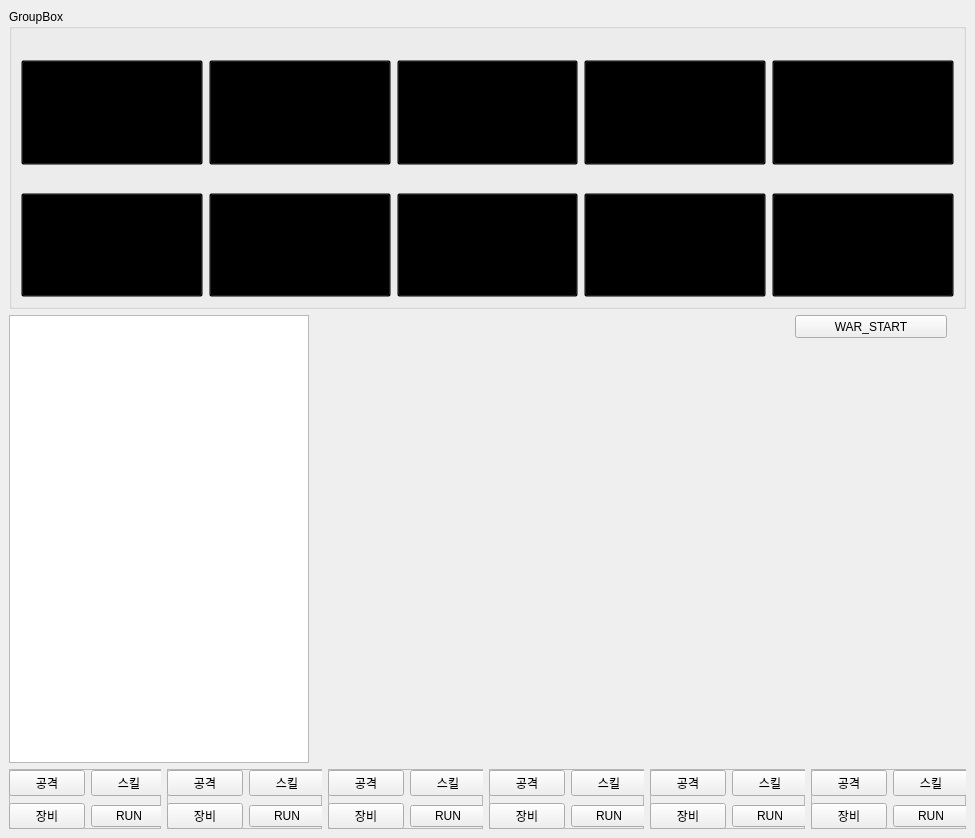
<?xml version="1.0" encoding="UTF-8"?>
<ui version="4.0">
 <class>MainWindow</class>
 <widget class="QMainWindow" name="MainWindow">
  <property name="geometry">
   <rect>
    <x>0</x>
    <y>0</y>
    <width>975</width>
    <height>838</height>
   </rect>
  </property>
  <property name="windowTitle">
   <string>MainWindow</string>
  </property>
  <widget class="QWidget" name="centralwidget">
   <layout class="QGridLayout" name="gridLayout">
    <item row="2" column="0">
     <layout class="QHBoxLayout" name="horizontalLayout_9">
      <property name="sizeConstraint">
       <enum>QLayout::SetDefaultConstraint</enum>
      </property>
      <item>
       <widget class="QTextEdit" name="battle_dialog">
        <property name="sizePolicy">
         <sizepolicy hsizetype="MinimumExpanding" vsizetype="MinimumExpanding">
          <horstretch>0</horstretch>
          <verstretch>0</verstretch>
         </sizepolicy>
        </property>
        <property name="minimumSize">
         <size>
          <width>250</width>
          <height>447</height>
         </size>
        </property>
        <property name="maximumSize">
         <size>
          <width>300</width>
          <height>500</height>
         </size>
        </property>
       </widget>
      </item>
      <item>
       <widget class="QWidget" name="widget" native="true">
        <widget class="QLabel" name="black_wizard_lb">
         <property name="geometry">
          <rect>
           <x>420</x>
           <y>330</y>
           <width>111</width>
           <height>121</height>
          </rect>
         </property>
         <property name="sizePolicy">
          <sizepolicy hsizetype="MinimumExpanding" vsizetype="MinimumExpanding">
           <horstretch>0</horstretch>
           <verstretch>0</verstretch>
          </sizepolicy>
         </property>
         <property name="minimumSize">
          <size>
           <width>100</width>
           <height>100</height>
          </size>
         </property>
         <property name="styleSheet">
          <string notr="true"/>
         </property>
         <property name="text">
          <string/>
         </property>
         <property name="pixmap">
          <pixmap>../../../레전드 오브 복이/레전드오브복이_수호대/PNG/Mage/Walk/walk1.png</pixmap>
         </property>
         <property name="margin">
          <number>-12</number>
         </property>
        </widget>
        <widget class="QLabel" name="swordsman_lb">
         <property name="geometry">
          <rect>
           <x>220</x>
           <y>330</y>
           <width>111</width>
           <height>121</height>
          </rect>
         </property>
         <property name="sizePolicy">
          <sizepolicy hsizetype="MinimumExpanding" vsizetype="MinimumExpanding">
           <horstretch>0</horstretch>
           <verstretch>0</verstretch>
          </sizepolicy>
         </property>
         <property name="minimumSize">
          <size>
           <width>100</width>
           <height>100</height>
          </size>
         </property>
         <property name="styleSheet">
          <string notr="true"/>
         </property>
         <property name="text">
          <string/>
         </property>
         <property name="pixmap">
          <pixmap>../../../레전드 오브 복이/레전드오브복이_수호대/PNG/Knight/Walk/walk1.png</pixmap>
         </property>
         <property name="margin">
          <number>-12</number>
         </property>
        </widget>
        <widget class="QLabel" name="red_wizard_lb">
         <property name="geometry">
          <rect>
           <x>320</x>
           <y>330</y>
           <width>111</width>
           <height>121</height>
          </rect>
         </property>
         <property name="sizePolicy">
          <sizepolicy hsizetype="MinimumExpanding" vsizetype="Preferred">
           <horstretch>0</horstretch>
           <verstretch>0</verstretch>
          </sizepolicy>
         </property>
         <property name="minimumSize">
          <size>
           <width>100</width>
           <height>100</height>
          </size>
         </property>
         <property name="styleSheet">
          <string notr="true"/>
         </property>
         <property name="text">
          <string/>
         </property>
         <property name="pixmap">
          <pixmap>../../../레전드 오브 복이/레전드오브복이_수호대/PNG/Mage/Walk/walk1.png</pixmap>
         </property>
         <property name="margin">
          <number>-12</number>
         </property>
        </widget>
        <widget class="QLabel" name="archer_lb">
         <property name="geometry">
          <rect>
           <x>120</x>
           <y>332</y>
           <width>111</width>
           <height>111</height>
          </rect>
         </property>
         <property name="sizePolicy">
          <sizepolicy hsizetype="Minimum" vsizetype="Minimum">
           <horstretch>0</horstretch>
           <verstretch>0</verstretch>
          </sizepolicy>
         </property>
         <property name="minimumSize">
          <size>
           <width>100</width>
           <height>100</height>
          </size>
         </property>
         <property name="styleSheet">
          <string notr="true"/>
         </property>
         <property name="text">
          <string/>
         </property>
         <property name="pixmap">
          <pixmap>../../../레전드 오브 복이/레전드오브복이_수호대/PNG/Rogue/Walk/walk1.png</pixmap>
         </property>
         <property name="margin">
          <number>-12</number>
         </property>
        </widget>
        <widget class="QLabel" name="warrior_lb">
         <property name="geometry">
          <rect>
           <x>10</x>
           <y>332</y>
           <width>111</width>
           <height>111</height>
          </rect>
         </property>
         <property name="sizePolicy">
          <sizepolicy hsizetype="Preferred" vsizetype="Preferred">
           <horstretch>0</horstretch>
           <verstretch>0</verstretch>
          </sizepolicy>
         </property>
         <property name="minimumSize">
          <size>
           <width>100</width>
           <height>100</height>
          </size>
         </property>
         <property name="maximumSize">
          <size>
           <width>16777215</width>
           <height>117</height>
          </size>
         </property>
         <property name="styleSheet">
          <string notr="true"/>
         </property>
         <property name="text">
          <string/>
         </property>
         <property name="pixmap">
          <pixmap>../../../레전드 오브 복이/레전드오브복이_수호대/PNG/Knight/Walk/walk1.png</pixmap>
         </property>
         <property name="wordWrap">
          <bool>false</bool>
         </property>
         <property name="margin">
          <number>-12</number>
         </property>
         <property name="indent">
          <number>-1</number>
         </property>
        </widget>
        <widget class="QLabel" name="white_wizard_lb">
         <property name="geometry">
          <rect>
           <x>530</x>
           <y>330</y>
           <width>111</width>
           <height>121</height>
          </rect>
         </property>
         <property name="sizePolicy">
          <sizepolicy hsizetype="MinimumExpanding" vsizetype="MinimumExpanding">
           <horstretch>0</horstretch>
           <verstretch>0</verstretch>
          </sizepolicy>
         </property>
         <property name="minimumSize">
          <size>
           <width>100</width>
           <height>100</height>
          </size>
         </property>
         <property name="styleSheet">
          <string notr="true"/>
         </property>
         <property name="text">
          <string/>
         </property>
         <property name="pixmap">
          <pixmap>../../../레전드 오브 복이/레전드오브복이_수호대/PNG/Mage/Walk/walk1.png</pixmap>
         </property>
         <property name="margin">
          <number>-12</number>
         </property>
        </widget>
        <widget class="QPushButton" name="war_start">
         <property name="geometry">
          <rect>
           <x>480</x>
           <y>0</y>
           <width>152</width>
           <height>23</height>
          </rect>
         </property>
         <property name="text">
          <string>WAR_START</string>
         </property>
        </widget>
       </widget>
      </item>
     </layout>
    </item>
    <item row="3" column="0">
     <layout class="QHBoxLayout" name="btn_layout">
      <property name="sizeConstraint">
       <enum>QLayout::SetMinAndMaxSize</enum>
      </property>
      <item>
       <widget class="QFrame" name="frame_5">
        <property name="sizePolicy">
         <sizepolicy hsizetype="MinimumExpanding" vsizetype="MinimumExpanding">
          <horstretch>0</horstretch>
          <verstretch>0</verstretch>
         </sizepolicy>
        </property>
        <property name="minimumSize">
         <size>
          <width>150</width>
          <height>10</height>
         </size>
        </property>
        <property name="maximumSize">
         <size>
          <width>500</width>
          <height>60</height>
         </size>
        </property>
        <property name="frameShape">
         <enum>QFrame::StyledPanel</enum>
        </property>
        <property name="frameShadow">
         <enum>QFrame::Raised</enum>
        </property>
        <widget class="QWidget" name="layoutWidget_9">
         <property name="geometry">
          <rect>
           <x>0</x>
           <y>0</y>
           <width>158</width>
           <height>61</height>
          </rect>
         </property>
         <layout class="QGridLayout" name="gridLayout_10">
          <item row="0" column="0">
           <widget class="QPushButton" name="pb_atk_warrior">
            <property name="text">
             <string>공격</string>
            </property>
           </widget>
          </item>
          <item row="2" column="0">
           <widget class="QPushButton" name="pb_equip_warrior">
            <property name="text">
             <string>장비</string>
            </property>
           </widget>
          </item>
          <item row="0" column="1">
           <widget class="QPushButton" name="pb_skill_job_warrior">
            <property name="text">
             <string>스킬</string>
            </property>
           </widget>
          </item>
          <item row="2" column="1">
           <widget class="QPushButton" name="pb_run_job_warrior">
            <property name="text">
             <string>RUN</string>
            </property>
           </widget>
          </item>
         </layout>
        </widget>
       </widget>
      </item>
      <item>
       <widget class="QFrame" name="frame_6">
        <property name="sizePolicy">
         <sizepolicy hsizetype="MinimumExpanding" vsizetype="MinimumExpanding">
          <horstretch>0</horstretch>
          <verstretch>0</verstretch>
         </sizepolicy>
        </property>
        <property name="minimumSize">
         <size>
          <width>155</width>
          <height>10</height>
         </size>
        </property>
        <property name="maximumSize">
         <size>
          <width>500</width>
          <height>60</height>
         </size>
        </property>
        <property name="frameShape">
         <enum>QFrame::StyledPanel</enum>
        </property>
        <property name="frameShadow">
         <enum>QFrame::Raised</enum>
        </property>
        <widget class="QWidget" name="layoutWidget_10">
         <property name="geometry">
          <rect>
           <x>0</x>
           <y>0</y>
           <width>158</width>
           <height>61</height>
          </rect>
         </property>
         <layout class="QGridLayout" name="gridLayout_11">
          <item row="0" column="0">
           <widget class="QPushButton" name="pb_atk_archer">
            <property name="text">
             <string>공격</string>
            </property>
           </widget>
          </item>
          <item row="2" column="0">
           <widget class="QPushButton" name="pb_equip_archer">
            <property name="text">
             <string>장비</string>
            </property>
           </widget>
          </item>
          <item row="0" column="1">
           <widget class="QPushButton" name="pb_skill_job_archer">
            <property name="text">
             <string>스킬</string>
            </property>
           </widget>
          </item>
          <item row="2" column="1">
           <widget class="QPushButton" name="pb_run_job_archer">
            <property name="text">
             <string>RUN</string>
            </property>
           </widget>
          </item>
         </layout>
        </widget>
       </widget>
      </item>
      <item>
       <widget class="QFrame" name="frame_7">
        <property name="sizePolicy">
         <sizepolicy hsizetype="MinimumExpanding" vsizetype="MinimumExpanding">
          <horstretch>0</horstretch>
          <verstretch>0</verstretch>
         </sizepolicy>
        </property>
        <property name="minimumSize">
         <size>
          <width>155</width>
          <height>10</height>
         </size>
        </property>
        <property name="maximumSize">
         <size>
          <width>500</width>
          <height>60</height>
         </size>
        </property>
        <property name="frameShape">
         <enum>QFrame::StyledPanel</enum>
        </property>
        <property name="frameShadow">
         <enum>QFrame::Raised</enum>
        </property>
        <widget class="QWidget" name="layoutWidget_11">
         <property name="geometry">
          <rect>
           <x>0</x>
           <y>0</y>
           <width>158</width>
           <height>61</height>
          </rect>
         </property>
         <layout class="QGridLayout" name="gridLayout_12">
          <item row="0" column="0">
           <widget class="QPushButton" name="pb_atk_swordsman">
            <property name="text">
             <string>공격</string>
            </property>
           </widget>
          </item>
          <item row="2" column="0">
           <widget class="QPushButton" name="pb_equip_swordsman">
            <property name="text">
             <string>장비</string>
            </property>
           </widget>
          </item>
          <item row="0" column="1">
           <widget class="QPushButton" name="pb_skill_job_swordsman">
            <property name="text">
             <string>스킬</string>
            </property>
           </widget>
          </item>
          <item row="2" column="1">
           <widget class="QPushButton" name="pb_run_job_swordsman">
            <property name="text">
             <string>RUN</string>
            </property>
           </widget>
          </item>
         </layout>
        </widget>
       </widget>
      </item>
      <item>
       <widget class="QFrame" name="frame_8">
        <property name="sizePolicy">
         <sizepolicy hsizetype="MinimumExpanding" vsizetype="MinimumExpanding">
          <horstretch>0</horstretch>
          <verstretch>0</verstretch>
         </sizepolicy>
        </property>
        <property name="minimumSize">
         <size>
          <width>155</width>
          <height>10</height>
         </size>
        </property>
        <property name="maximumSize">
         <size>
          <width>500</width>
          <height>60</height>
         </size>
        </property>
        <property name="frameShape">
         <enum>QFrame::StyledPanel</enum>
        </property>
        <property name="frameShadow">
         <enum>QFrame::Raised</enum>
        </property>
        <widget class="QWidget" name="layoutWidget_12">
         <property name="geometry">
          <rect>
           <x>0</x>
           <y>0</y>
           <width>158</width>
           <height>61</height>
          </rect>
         </property>
         <layout class="QGridLayout" name="gridLayout_13">
          <item row="0" column="0">
           <widget class="QPushButton" name="pb_atk_wizard_red">
            <property name="text">
             <string>공격</string>
            </property>
           </widget>
          </item>
          <item row="2" column="0">
           <widget class="QPushButton" name="pb_equip_wizard_red">
            <property name="text">
             <string>장비</string>
            </property>
           </widget>
          </item>
          <item row="0" column="1">
           <widget class="QPushButton" name="pb_skill_job_wizard_red">
            <property name="text">
             <string>스킬</string>
            </property>
           </widget>
          </item>
          <item row="2" column="1">
           <widget class="QPushButton" name="pb_run_job_wizard_red">
            <property name="text">
             <string>RUN</string>
            </property>
           </widget>
          </item>
         </layout>
        </widget>
       </widget>
      </item>
      <item>
       <widget class="QFrame" name="frame_9">
        <property name="sizePolicy">
         <sizepolicy hsizetype="MinimumExpanding" vsizetype="MinimumExpanding">
          <horstretch>0</horstretch>
          <verstretch>0</verstretch>
         </sizepolicy>
        </property>
        <property name="minimumSize">
         <size>
          <width>155</width>
          <height>10</height>
         </size>
        </property>
        <property name="maximumSize">
         <size>
          <width>500</width>
          <height>60</height>
         </size>
        </property>
        <property name="frameShape">
         <enum>QFrame::StyledPanel</enum>
        </property>
        <property name="frameShadow">
         <enum>QFrame::Raised</enum>
        </property>
        <widget class="QWidget" name="layoutWidget_13">
         <property name="geometry">
          <rect>
           <x>0</x>
           <y>0</y>
           <width>158</width>
           <height>61</height>
          </rect>
         </property>
         <layout class="QGridLayout" name="gridLayout_14">
          <item row="0" column="0">
           <widget class="QPushButton" name="pb_atk_wizard_black">
            <property name="text">
             <string>공격</string>
            </property>
           </widget>
          </item>
          <item row="2" column="0">
           <widget class="QPushButton" name="pb_equip_wizard__black">
            <property name="text">
             <string>장비</string>
            </property>
           </widget>
          </item>
          <item row="0" column="1">
           <widget class="QPushButton" name="pb_skill_wizard__black">
            <property name="text">
             <string>스킬</string>
            </property>
           </widget>
          </item>
          <item row="2" column="1">
           <widget class="QPushButton" name="pb_run_wizard__black">
            <property name="text">
             <string>RUN</string>
            </property>
           </widget>
          </item>
         </layout>
        </widget>
       </widget>
      </item>
      <item>
       <widget class="QFrame" name="frame_10">
        <property name="sizePolicy">
         <sizepolicy hsizetype="MinimumExpanding" vsizetype="MinimumExpanding">
          <horstretch>0</horstretch>
          <verstretch>0</verstretch>
         </sizepolicy>
        </property>
        <property name="minimumSize">
         <size>
          <width>155</width>
          <height>10</height>
         </size>
        </property>
        <property name="maximumSize">
         <size>
          <width>500</width>
          <height>60</height>
         </size>
        </property>
        <property name="frameShape">
         <enum>QFrame::StyledPanel</enum>
        </property>
        <property name="frameShadow">
         <enum>QFrame::Raised</enum>
        </property>
        <widget class="QWidget" name="layoutWidget_14">
         <property name="geometry">
          <rect>
           <x>0</x>
           <y>0</y>
           <width>158</width>
           <height>61</height>
          </rect>
         </property>
         <layout class="QGridLayout" name="gridLayout_15">
          <item row="0" column="0">
           <widget class="QPushButton" name="pb_atk_wizard_white">
            <property name="text">
             <string>공격</string>
            </property>
           </widget>
          </item>
          <item row="2" column="0">
           <widget class="QPushButton" name="pb_equip_wizard_white">
            <property name="text">
             <string>장비</string>
            </property>
           </widget>
          </item>
          <item row="0" column="1">
           <widget class="QPushButton" name="pb_skill_job_wizard_white">
            <property name="text">
             <string>스킬</string>
            </property>
           </widget>
          </item>
          <item row="2" column="1">
           <widget class="QPushButton" name="pb_run_job_wizard_white">
            <property name="text">
             <string>RUN</string>
            </property>
           </widget>
          </item>
         </layout>
        </widget>
       </widget>
      </item>
     </layout>
    </item>
    <item row="0" column="0" rowspan="2">
     <widget class="QGroupBox" name="groupBox">
      <property name="sizePolicy">
       <sizepolicy hsizetype="MinimumExpanding" vsizetype="MinimumExpanding">
        <horstretch>0</horstretch>
        <verstretch>0</verstretch>
       </sizepolicy>
      </property>
      <property name="minimumSize">
       <size>
        <width>0</width>
        <height>300</height>
       </size>
      </property>
      <property name="title">
       <string>GroupBox</string>
      </property>
      <layout class="QVBoxLayout" name="verticalLayout">
       <item>
        <layout class="QHBoxLayout" name="enemy_line1">
         <item>
          <layout class="QVBoxLayout" name="vertical_0">
           <item>
            <widget class="QLineEdit" name="hp_enemy_0">
             <property name="styleSheet">
              <string notr="true">background-color: rgba(255, 255, 255, 0);</string>
             </property>
             <property name="frame">
              <bool>false</bool>
             </property>
             <property name="alignment">
              <set>Qt::AlignCenter</set>
             </property>
             <property name="readOnly">
              <bool>true</bool>
             </property>
            </widget>
           </item>
           <item>
            <widget class="QPushButton" name="enemy_0">
             <property name="sizePolicy">
              <sizepolicy hsizetype="MinimumExpanding" vsizetype="MinimumExpanding">
               <horstretch>0</horstretch>
               <verstretch>0</verstretch>
              </sizepolicy>
             </property>
             <property name="styleSheet">
              <string notr="true">background-color: transparent;</string>
             </property>
             <property name="text">
              <string/>
             </property>
             <property name="iconSize">
              <size>
               <width>200</width>
               <height>200</height>
              </size>
             </property>
             <property name="checkable">
              <bool>true</bool>
             </property>
            </widget>
           </item>
          </layout>
         </item>
         <item>
          <layout class="QVBoxLayout" name="vertical_1">
           <item>
            <widget class="QLineEdit" name="hp_enemy_1">
             <property name="styleSheet">
              <string notr="true">background-color: rgba(255, 255, 255, 0);</string>
             </property>
             <property name="frame">
              <bool>false</bool>
             </property>
             <property name="alignment">
              <set>Qt::AlignCenter</set>
             </property>
             <property name="readOnly">
              <bool>true</bool>
             </property>
            </widget>
           </item>
           <item>
            <widget class="QPushButton" name="enemy_1">
             <property name="sizePolicy">
              <sizepolicy hsizetype="MinimumExpanding" vsizetype="MinimumExpanding">
               <horstretch>0</horstretch>
               <verstretch>0</verstretch>
              </sizepolicy>
             </property>
             <property name="styleSheet">
              <string notr="true">background-color: transparent;</string>
             </property>
             <property name="text">
              <string/>
             </property>
             <property name="iconSize">
              <size>
               <width>200</width>
               <height>200</height>
              </size>
             </property>
            </widget>
           </item>
          </layout>
         </item>
         <item>
          <layout class="QVBoxLayout" name="vertical_2">
           <item>
            <widget class="QLineEdit" name="hp_enemy_2">
             <property name="styleSheet">
              <string notr="true">background-color: rgba(255, 255, 255, 0);</string>
             </property>
             <property name="frame">
              <bool>false</bool>
             </property>
             <property name="alignment">
              <set>Qt::AlignCenter</set>
             </property>
             <property name="readOnly">
              <bool>true</bool>
             </property>
            </widget>
           </item>
           <item>
            <widget class="QPushButton" name="enemy_2">
             <property name="sizePolicy">
              <sizepolicy hsizetype="MinimumExpanding" vsizetype="MinimumExpanding">
               <horstretch>0</horstretch>
               <verstretch>0</verstretch>
              </sizepolicy>
             </property>
             <property name="styleSheet">
              <string notr="true">background-color: transparent;</string>
             </property>
             <property name="text">
              <string/>
             </property>
             <property name="iconSize">
              <size>
               <width>200</width>
               <height>200</height>
              </size>
             </property>
            </widget>
           </item>
          </layout>
         </item>
         <item>
          <layout class="QVBoxLayout" name="vertical_3">
           <item>
            <widget class="QLineEdit" name="hp_enemy_3">
             <property name="styleSheet">
              <string notr="true">background-color: rgba(255, 255, 255, 0);</string>
             </property>
             <property name="frame">
              <bool>false</bool>
             </property>
             <property name="alignment">
              <set>Qt::AlignCenter</set>
             </property>
             <property name="readOnly">
              <bool>true</bool>
             </property>
            </widget>
           </item>
           <item>
            <widget class="QPushButton" name="enemy_3">
             <property name="sizePolicy">
              <sizepolicy hsizetype="MinimumExpanding" vsizetype="MinimumExpanding">
               <horstretch>0</horstretch>
               <verstretch>0</verstretch>
              </sizepolicy>
             </property>
             <property name="styleSheet">
              <string notr="true">background-color: transparent;</string>
             </property>
             <property name="text">
              <string/>
             </property>
             <property name="iconSize">
              <size>
               <width>200</width>
               <height>200</height>
              </size>
             </property>
            </widget>
           </item>
          </layout>
         </item>
         <item>
          <layout class="QVBoxLayout" name="vertical_4">
           <item>
            <widget class="QLineEdit" name="hp_enemy_4">
             <property name="styleSheet">
              <string notr="true">background-color: rgba(255, 255, 255, 0);</string>
             </property>
             <property name="frame">
              <bool>false</bool>
             </property>
             <property name="alignment">
              <set>Qt::AlignCenter</set>
             </property>
             <property name="readOnly">
              <bool>true</bool>
             </property>
            </widget>
           </item>
           <item>
            <widget class="QPushButton" name="enemy_4">
             <property name="sizePolicy">
              <sizepolicy hsizetype="MinimumExpanding" vsizetype="MinimumExpanding">
               <horstretch>0</horstretch>
               <verstretch>0</verstretch>
              </sizepolicy>
             </property>
             <property name="styleSheet">
              <string notr="true">background-color: transparent;</string>
             </property>
             <property name="text">
              <string/>
             </property>
             <property name="iconSize">
              <size>
               <width>200</width>
               <height>200</height>
              </size>
             </property>
            </widget>
           </item>
          </layout>
         </item>
        </layout>
       </item>
       <item>
        <layout class="QHBoxLayout" name="enemy_line2">
         <item>
          <layout class="QVBoxLayout" name="vertical_5">
           <item>
            <widget class="QLineEdit" name="hp_enemy_5">
             <property name="styleSheet">
              <string notr="true">background-color: rgba(255, 255, 255, 0);</string>
             </property>
             <property name="frame">
              <bool>false</bool>
             </property>
             <property name="alignment">
              <set>Qt::AlignCenter</set>
             </property>
             <property name="readOnly">
              <bool>true</bool>
             </property>
            </widget>
           </item>
           <item>
            <widget class="QPushButton" name="enemy_5">
             <property name="sizePolicy">
              <sizepolicy hsizetype="MinimumExpanding" vsizetype="MinimumExpanding">
               <horstretch>0</horstretch>
               <verstretch>0</verstretch>
              </sizepolicy>
             </property>
             <property name="styleSheet">
              <string notr="true">background-color: transparent;</string>
             </property>
             <property name="text">
              <string/>
             </property>
             <property name="iconSize">
              <size>
               <width>200</width>
               <height>200</height>
              </size>
             </property>
            </widget>
           </item>
          </layout>
         </item>
         <item>
          <layout class="QVBoxLayout" name="vertical_6">
           <item>
            <widget class="QLineEdit" name="hp_enemy_6">
             <property name="styleSheet">
              <string notr="true">background-color: rgba(255, 255, 255, 0);</string>
             </property>
             <property name="frame">
              <bool>false</bool>
             </property>
             <property name="alignment">
              <set>Qt::AlignCenter</set>
             </property>
             <property name="readOnly">
              <bool>true</bool>
             </property>
            </widget>
           </item>
           <item>
            <widget class="QPushButton" name="enemy_6">
             <property name="sizePolicy">
              <sizepolicy hsizetype="MinimumExpanding" vsizetype="MinimumExpanding">
               <horstretch>0</horstretch>
               <verstretch>0</verstretch>
              </sizepolicy>
             </property>
             <property name="styleSheet">
              <string notr="true">background-color: transparent;</string>
             </property>
             <property name="text">
              <string/>
             </property>
             <property name="iconSize">
              <size>
               <width>200</width>
               <height>200</height>
              </size>
             </property>
            </widget>
           </item>
          </layout>
         </item>
         <item>
          <layout class="QVBoxLayout" name="vertical_7">
           <item>
            <widget class="QLineEdit" name="hp_enemy_7">
             <property name="styleSheet">
              <string notr="true">background-color: rgba(255, 255, 255, 0);</string>
             </property>
             <property name="frame">
              <bool>false</bool>
             </property>
             <property name="alignment">
              <set>Qt::AlignCenter</set>
             </property>
             <property name="readOnly">
              <bool>true</bool>
             </property>
            </widget>
           </item>
           <item>
            <widget class="QPushButton" name="enemy_7">
             <property name="sizePolicy">
              <sizepolicy hsizetype="MinimumExpanding" vsizetype="MinimumExpanding">
               <horstretch>0</horstretch>
               <verstretch>0</verstretch>
              </sizepolicy>
             </property>
             <property name="styleSheet">
              <string notr="true">background-color: transparent;</string>
             </property>
             <property name="text">
              <string/>
             </property>
             <property name="iconSize">
              <size>
               <width>200</width>
               <height>200</height>
              </size>
             </property>
            </widget>
           </item>
          </layout>
         </item>
         <item>
          <layout class="QVBoxLayout" name="vertical_8">
           <item>
            <widget class="QLineEdit" name="hp_enemy_8">
             <property name="styleSheet">
              <string notr="true">background-color: rgba(255, 255, 255, 0);</string>
             </property>
             <property name="frame">
              <bool>false</bool>
             </property>
             <property name="alignment">
              <set>Qt::AlignCenter</set>
             </property>
             <property name="readOnly">
              <bool>true</bool>
             </property>
            </widget>
           </item>
           <item>
            <widget class="QPushButton" name="enemy_8">
             <property name="sizePolicy">
              <sizepolicy hsizetype="MinimumExpanding" vsizetype="MinimumExpanding">
               <horstretch>0</horstretch>
               <verstretch>0</verstretch>
              </sizepolicy>
             </property>
             <property name="styleSheet">
              <string notr="true">background-color: transparent;</string>
             </property>
             <property name="text">
              <string/>
             </property>
             <property name="iconSize">
              <size>
               <width>200</width>
               <height>200</height>
              </size>
             </property>
            </widget>
           </item>
          </layout>
         </item>
         <item>
          <layout class="QVBoxLayout" name="vertical_9">
           <item>
            <widget class="QLineEdit" name="hp_enemy_9">
             <property name="styleSheet">
              <string notr="true">background-color: rgba(255, 255, 255, 0);</string>
             </property>
             <property name="frame">
              <bool>false</bool>
             </property>
             <property name="alignment">
              <set>Qt::AlignCenter</set>
             </property>
             <property name="readOnly">
              <bool>true</bool>
             </property>
            </widget>
           </item>
           <item>
            <widget class="QPushButton" name="enemy_9">
             <property name="sizePolicy">
              <sizepolicy hsizetype="MinimumExpanding" vsizetype="MinimumExpanding">
               <horstretch>0</horstretch>
               <verstretch>0</verstretch>
              </sizepolicy>
             </property>
             <property name="styleSheet">
              <string notr="true">background-color: transparent;</string>
             </property>
             <property name="text">
              <string/>
             </property>
             <property name="iconSize">
              <size>
               <width>200</width>
               <height>200</height>
              </size>
             </property>
            </widget>
           </item>
          </layout>
         </item>
        </layout>
       </item>
      </layout>
     </widget>
    </item>
   </layout>
  </widget>
 </widget>
 <resources/>
 <connections/>
</ui>
